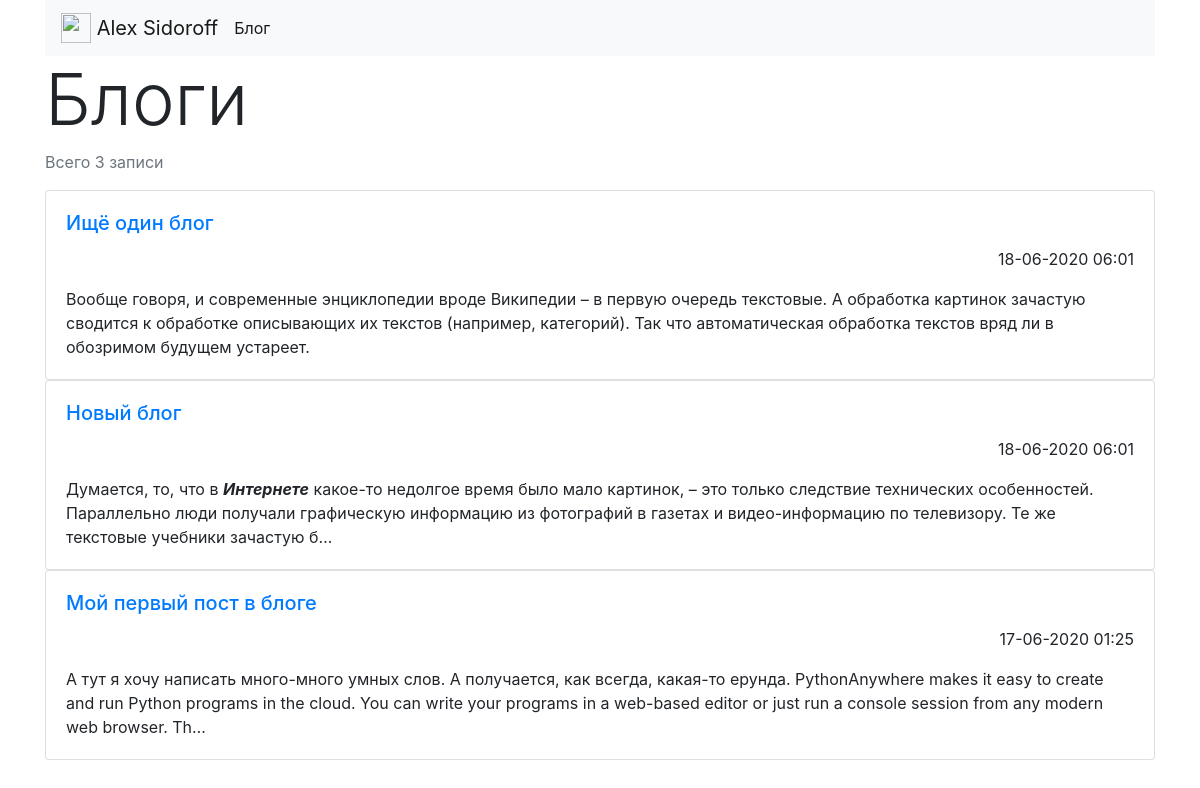
Screenshot of /blog/ with the database file from the repository.
### blog/models.py (models this page shows, shortened)
class Blog(models.Model):
    title = models.CharField(max_length=100)
    date = models.DateTimeField()
    text = models.TextField(max_length=1000)

### blog/views.py (the view)
# urls.py: path('', views.all_blogs, name='all_blogs'),
def all_blogs(request):
    blog_records = Blog.objects.order_by('-date')
    return render(request, 'blog/all_blogs.html', {'blog_records': blog_records})

### blog/templates/blog/all_blogs.html (shortened to what this page needs)
<!DOCTYPE html>
<html lang="en">
<head>
    <link rel="stylesheet" href="https://stackpath.bootstrapcdn.com/bootstrap/4.5.0/css/bootstrap.min.css">
</head>
<body>
    <div class="container">
        <nav class="navbar navbar-light bg-light">
            <a class="navbar-brand" href="{% url 'home' %}">
                <img src="/docs/4.5/assets/brand/bootstrap-solid.svg" width="30" height="30" class="d-inline-block align-top" alt="" loading="lazy">
                Alex Sidoroff
            </a>
            <ul class="navbar-nav mr-auto">
                <li class="nav-item active">
                    <a class="nav-link" href="{% url 'blog:all_blogs' %}">Блог <span class="sr-only">(current)</span></a>
                </li>
            </ul>
        </nav>
        <h3 class="display-3">Блоги</h3>
        <p class="text-secondary">Всего {{ blog_records.count }} записи</p>
        {% for record in blog_records %}
        <div class="card">
            <div class="card-body">
                <a href="{% url 'blog:detail' record.id %}"><h5 class="card-title">{{ record.title }}</h5></a>
                <p class="text-right">{{ record.date|date:"d-m-Y h:i" }}</p>
                <p class="card-text">{{ record.text|safe|truncatechars:280 }}</p>
            </div>
        </div>
        {% endfor %}
    </div>
</body>
</html>

### rows the page displays
Blog: title "Ищё один блог", date "18-06-2020 06:01", text "Вообще говоря, и современные энциклопедии вроде Википедии – в первую очередь текстовые. А обработка картинок зачастую сводится к обработке описывающих их текстов (например, категорий). Так что автоматическая обработка текстов вряд ли в обозримом будущем устареет."
Blog: title "Новый блог", date "18-06-2020 06:01", text "Думается, то, что в Интернете какое-то недолгое время было мало картинок, – это только следствие технических особенностей. Параллельно люди получали графическую информацию из фотографий в газетах и видео-информацию по телевизору. Те же текстовые учебники зачастую б…"
Blog: title "Мой первый пост в блоге", date "17-06-2020 01:25", text "А тут я хочу написать много-много умных слов. А получается, как всегда, какая-то ерунда. PythonAnywhere makes it easy to create and run Python programs in the cloud. You can write your programs in a web-based editor or just run a console session from any modern web browser. Th…"

### other values shown
{{ blog_records.count }} "3"
